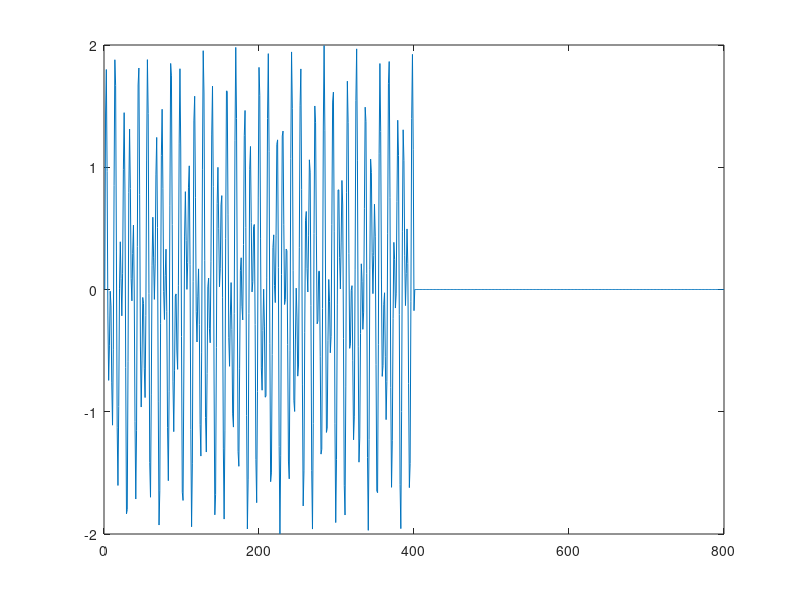
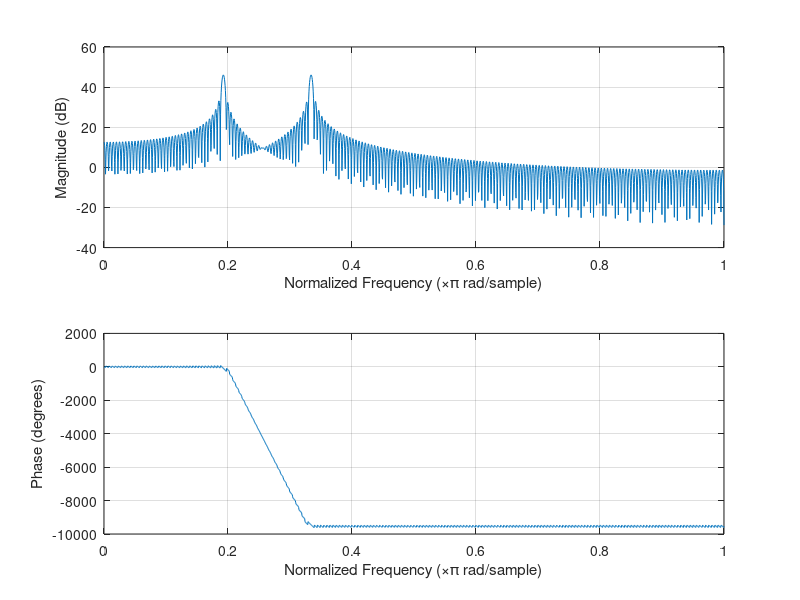
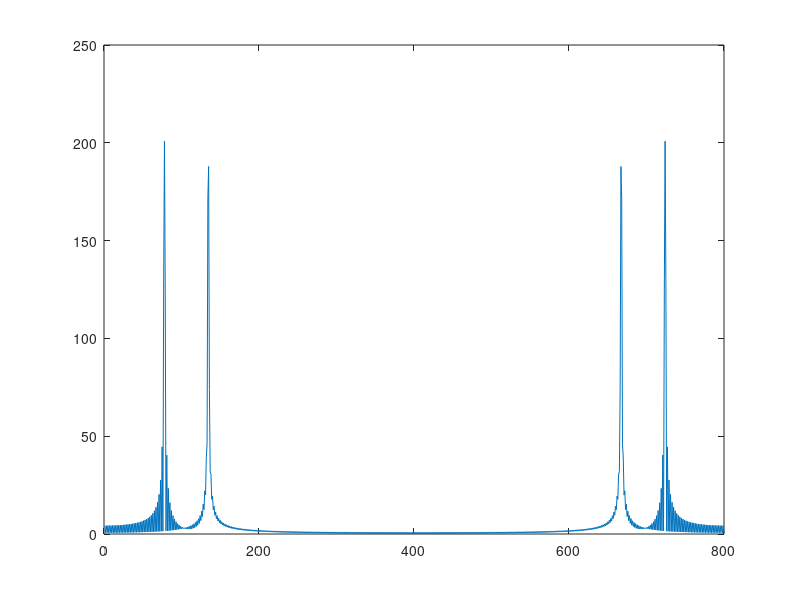

Source code (MATLAB) for these figures, in order: (Note: this script raises an error after producing the figures.)
clc 
clear 
fs=8000; 
flow=[697,770,852,942];fhight=[1209,1336,1477,1633]; 
telnum=input('input your number:','s'); 
lengthofnum=length(telnum); 
tone=[]; 
tones=[]; 
n=[0:399] 

for i=1:lengthofnum

	if (str2num(telnum(i))==0); 
		tone=[sin(2*pi*flow(4)*n/fs)+sin(2*pi*fhight(2)*n/fs) zeros(1,400)]; 
	elseif (str2num(telnum(i))==1); 
		tone=[sin(2*pi*flow(1)*n/fs)+sin(2*pi*fhight(1)*n/fs) zeros(1,400)]; 
	elseif (str2num(telnum(i))==2); 
		tone=[sin(2*pi*flow(1)*n/fs)+sin(2*pi*fhight(2)*n/fs) zeros(1,400)]; 
	elseif (str2num(telnum(i))==3); 
		tone=[sin(2*pi*flow(1)*n/fs)+sin(2*pi*fhight(3)*n/fs) zeros(1,400)]; 
	elseif (str2num(telnum(i))==4); 
		tone=[sin(2*pi*flow(2)*n/fs)+sin(2*pi*fhight(1)*n/fs) zeros(1,400)]; 
	elseif (str2num(telnum(i))==5); 
		tone=[sin(2*pi*flow(2)*n/fs)+sin(2*pi*fhight(2)*n/fs) zeros(1,400)]; 
	elseif (str2num(telnum(i))==6); 
		tone=[sin(2*pi*flow(2)*n/fs)+sin(2*pi*fhight(3)*n/fs) zeros(1,400)]; 
	elseif (str2num(telnum(i))==7); 
		tone=[sin(2*pi*flow(3)*n/fs)+sin(2*pi*fhight(1)*n/fs) zeros(1,400)]; 
	elseif (str2num(telnum(i))==8); 
		tone=[sin(2*pi*flow(3)*n/fs)+sin(2*pi*fhight(2)*n/fs) zeros(1,400)]; 
	elseif (str2num(telnum(i))==9); 
		tone=[sin(2*pi*flow(3)*n/fs)+sin(2*pi*fhight(3)*n/fs) zeros(1,400)]; 
	end 

	tones=[tones tone] 
end 

figure(1) 
plot(tones) 
figure(2) 
freqz(tones) 
figure(3) 
plot(abs(fft(tones))) 

wavwrite(tones,fs,16,'C:\usr\root\temp\Matlab\dtmf.wav') 
